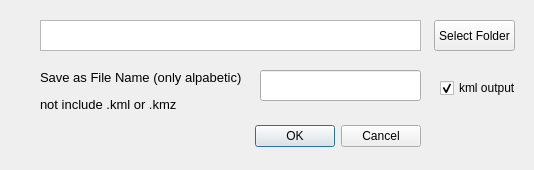
<?xml version="1.0" encoding="UTF-8"?>
<ui version="4.0">
 <class>photo_to_kmz</class>
 <widget class="QDialog" name="photo_to_kmz">
  <property name="enabled">
   <bool>true</bool>
  </property>
  <property name="geometry">
   <rect>
    <x>0</x>
    <y>0</y>
    <width>534</width>
    <height>170</height>
   </rect>
  </property>
  <property name="sizePolicy">
   <sizepolicy hsizetype="Fixed" vsizetype="Fixed">
    <horstretch>0</horstretch>
    <verstretch>0</verstretch>
   </sizepolicy>
  </property>
  <property name="windowTitle">
   <string>photo_to_kmz</string>
  </property>
  <widget class="QDialogButtonBox" name="buttonBox">
   <property name="geometry">
    <rect>
     <x>80</x>
     <y>120</y>
     <width>341</width>
     <height>32</height>
    </rect>
   </property>
   <property name="orientation">
    <enum>Qt::Horizontal</enum>
   </property>
   <property name="standardButtons">
    <set>QDialogButtonBox::Cancel|QDialogButtonBox::Ok</set>
   </property>
  </widget>
  <widget class="QLabel" name="label">
   <property name="geometry">
    <rect>
     <x>40</x>
     <y>70</y>
     <width>201</width>
     <height>41</height>
    </rect>
   </property>
   <property name="font">
    <font>
     <pointsize>10</pointsize>
    </font>
   </property>
   <property name="text">
    <string>&lt;html&gt;&lt;head/&gt;&lt;body&gt;&lt;p&gt;Save as File Name (only alpabetic)&lt;/p&gt;&lt;p&gt;not include .kml or .kmz&lt;/p&gt;&lt;/body&gt;&lt;/html&gt;</string>
   </property>
  </widget>
  <widget class="QTextBrowser" name="textPath">
   <property name="geometry">
    <rect>
     <x>40</x>
     <y>20</y>
     <width>381</width>
     <height>31</height>
    </rect>
   </property>
   <property name="html">
    <string>&lt;!DOCTYPE HTML PUBLIC &quot;-//W3C//DTD HTML 4.0//EN&quot; &quot;http://www.w3.org/TR/REC-html40/strict.dtd&quot;&gt;
&lt;html&gt;&lt;head&gt;&lt;meta name=&quot;qrichtext&quot; content=&quot;1&quot; /&gt;&lt;style type=&quot;text/css&quot;&gt;
p, li { white-space: pre-wrap; }
&lt;/style&gt;&lt;/head&gt;&lt;body style=&quot; font-family:'MS UI Gothic'; font-size:9pt; font-weight:400; font-style:normal;&quot;&gt;
&lt;p style=&quot;-qt-paragraph-type:empty; margin-top:0px; margin-bottom:0px; margin-left:0px; margin-right:0px; -qt-block-indent:0; text-indent:0px; font-family:'MS Shell Dlg 2'; font-size:8pt;&quot;&gt;&lt;br /&gt;&lt;/p&gt;&lt;/body&gt;&lt;/html&gt;</string>
   </property>
  </widget>
  <widget class="QPushButton" name="browseButton">
   <property name="geometry">
    <rect>
     <x>434</x>
     <y>20</y>
     <width>81</width>
     <height>31</height>
    </rect>
   </property>
   <property name="text">
    <string>Select Folder</string>
   </property>
  </widget>
  <widget class="QCheckBox" name="checkBox">
   <property name="geometry">
    <rect>
     <x>440</x>
     <y>80</y>
     <width>75</width>
     <height>16</height>
    </rect>
   </property>
   <property name="text">
    <string>kml output</string>
   </property>
   <property name="checked">
    <bool>true</bool>
   </property>
  </widget>
  <widget class="QLineEdit" name="textEdit">
   <property name="geometry">
    <rect>
     <x>260</x>
     <y>70</y>
     <width>161</width>
     <height>31</height>
    </rect>
   </property>
  </widget>
 </widget>
 <resources/>
 <connections>
  <connection>
   <sender>buttonBox</sender>
   <signal>accepted()</signal>
   <receiver>photo_to_kmz</receiver>
   <slot>accept()</slot>
   <hints>
    <hint type="sourcelabel">
     <x>248</x>
     <y>254</y>
    </hint>
    <hint type="destinationlabel">
     <x>157</x>
     <y>274</y>
    </hint>
   </hints>
  </connection>
  <connection>
   <sender>buttonBox</sender>
   <signal>rejected()</signal>
   <receiver>photo_to_kmz</receiver>
   <slot>reject()</slot>
   <hints>
    <hint type="sourcelabel">
     <x>316</x>
     <y>260</y>
    </hint>
    <hint type="destinationlabel">
     <x>286</x>
     <y>274</y>
    </hint>
   </hints>
  </connection>
 </connections>
</ui>
